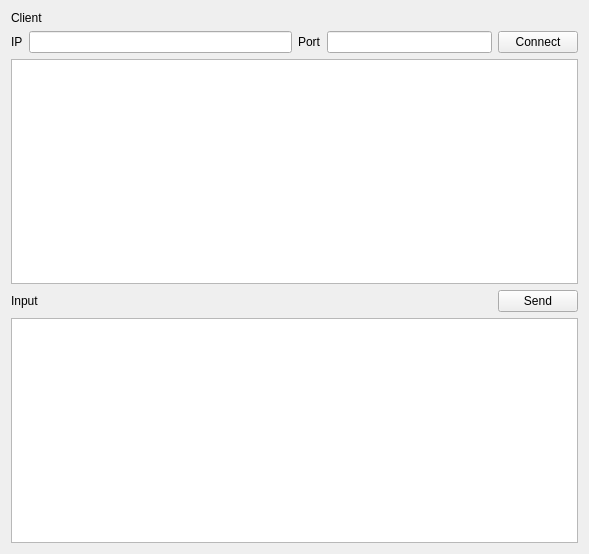
<?xml version="1.0" encoding="UTF-8"?>
<ui version="4.0">
 <class>Widget</class>
 <widget class="QWidget" name="Widget">
  <property name="geometry">
   <rect>
    <x>0</x>
    <y>0</y>
    <width>589</width>
    <height>554</height>
   </rect>
  </property>
  <property name="windowTitle">
   <string>Widget</string>
  </property>
  <layout class="QGridLayout" name="gridLayout_2">
   <item row="0" column="0">
    <widget class="QLabel" name="label">
     <property name="text">
      <string>Client</string>
     </property>
    </widget>
   </item>
   <item row="1" column="0">
    <layout class="QGridLayout" name="gridLayout">
     <item row="1" column="0" colspan="3">
      <widget class="QTextBrowser" name="textBrowser"/>
     </item>
     <item row="2" column="2">
      <widget class="QPushButton" name="pushButton_Send">
       <property name="text">
        <string>Send</string>
       </property>
      </widget>
     </item>
     <item row="0" column="0" colspan="3">
      <layout class="QHBoxLayout" name="horizontalLayout_3">
       <item>
        <layout class="QHBoxLayout" name="horizontalLayout">
         <item>
          <widget class="QLabel" name="label_2">
           <property name="text">
            <string>IP</string>
           </property>
          </widget>
         </item>
         <item>
          <widget class="QLineEdit" name="lineEdit_IP"/>
         </item>
        </layout>
       </item>
       <item>
        <layout class="QHBoxLayout" name="horizontalLayout_2">
         <item>
          <widget class="QLabel" name="label_3">
           <property name="text">
            <string>Port</string>
           </property>
          </widget>
         </item>
         <item>
          <widget class="QLineEdit" name="lineEdit_Port"/>
         </item>
         <item>
          <widget class="QPushButton" name="pushButton_Connect">
           <property name="text">
            <string>Connect</string>
           </property>
          </widget>
         </item>
        </layout>
       </item>
      </layout>
     </item>
     <item row="2" column="0">
      <widget class="QLabel" name="label_4">
       <property name="text">
        <string>Input</string>
       </property>
      </widget>
     </item>
     <item row="3" column="0" colspan="3">
      <widget class="QTextEdit" name="textEdit"/>
     </item>
     <item row="2" column="1">
      <spacer name="horizontalSpacer">
       <property name="orientation">
        <enum>Qt::Horizontal</enum>
       </property>
       <property name="sizeHint" stdset="0">
        <size>
         <width>40</width>
         <height>20</height>
        </size>
       </property>
      </spacer>
     </item>
    </layout>
   </item>
  </layout>
 </widget>
 <layoutdefault spacing="6" margin="11"/>
 <resources/>
 <connections/>
</ui>
